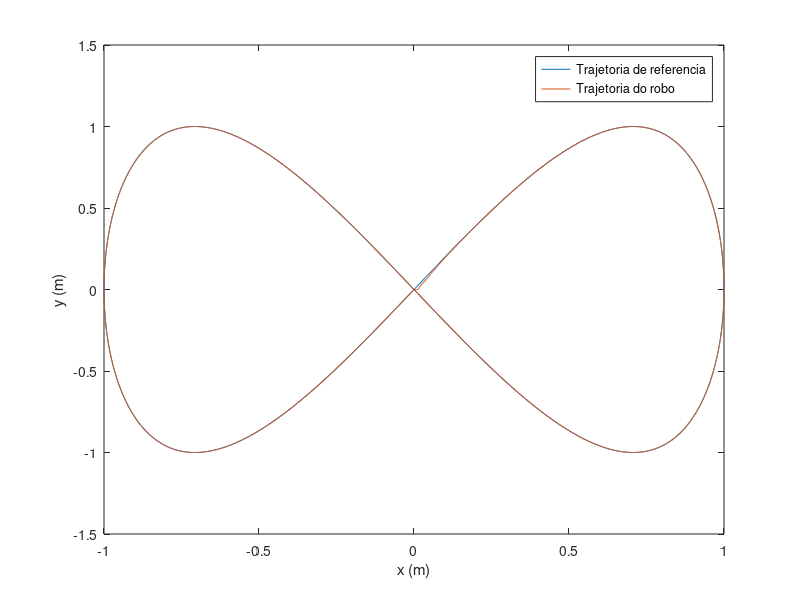
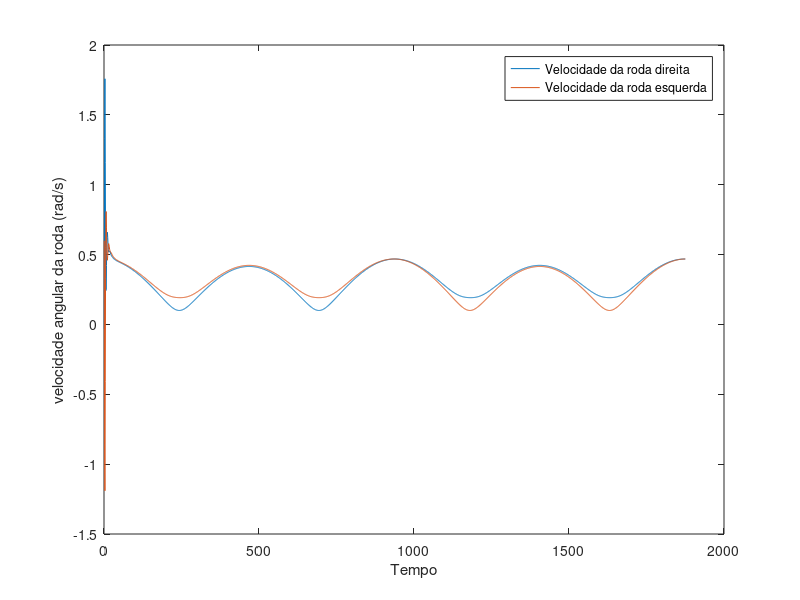

Write MATLAB code to recreate these figures, in order.
%clear

% Tempo de amostragem
Ts = 0.016; % tempo de loop do sistema da unball

% Tempo de simulacao
t = 0:Ts:30;

% Limite fisico robo
R = 0.03; %raio da roda = 3cm
L = 0.075; %distancia entre as rodas = 7.5cm
wrodas_lim = 1.2/R

% Media movel
beta = 1;
noise = 0.00; % Set to experiment with noise (e.g. 0.001)

% Trajetoria
ganho = 1;
freq = 2*pi/30;
traj = [ganho*sin(freq*t); ganho*sin(2*freq*t)];

% Definicao do sistema
G = [0 1 0 0;
     0 0 0 0;
     0 0 0 1;
     0 0 0 0];

H = [0 0;
     1 0;
     0 0;
     0 1];
 
C = [1 1 0 0];
 
discSys = c2d(ss(G,H,C,0), Ts);

real = 10;
im = 0;

% Calculo da matriz de ganho K
cont_poles = [-real + im*1i, -real - im*1i, -2*real + im*1i, -2*real - im*1i];
disc_poles = [pol2cart(im*Ts, abs(exp(-real*Ts)));
              pol2cart(-im*Ts, abs(exp(-real*Ts)));
              pol2cart(im*Ts, abs(exp(-2*real*Ts)));
              pol2cart(-im*Ts, abs(exp(-2*real*Ts)))];

Kc = place(G, H, cont_poles);
Kd = place(discSys.A, discSys.B, disc_poles)

% Condicao inicial
i_pose = [0, 0, 0];
i_vel = [0.5, 0.5];

% Set das variaveis do primeiro loop
x_pos = i_pose(1);
y_pos = i_pose(2);
theta = i_pose(3);
x_vel = i_vel(1);
y_vel = i_vel(2);

x_vel_ref_prev = x_vel;
y_vel_ref_prev = y_vel;

robot_x_pos = [];
robot_y_pos = [];

control_signal_v = [];
signal_wR = [];
signal_wL = [];

% Loop de simulacao
for k = 2:length(t)
    robot_x_pos = [robot_x_pos; x_pos];
    robot_y_pos = [robot_y_pos; y_pos];
    
    % Calculo das referencias por loop
    x_pos_ref = traj(1,k);
    y_pos_ref = traj(2,k);
    x_vel_ref  = (x_pos_ref - traj(1,k-1))/Ts;
    y_vel_ref  = (y_pos_ref - traj(2,k-1))/Ts;
    
    % Calculo dos estados (erros)
    z_e = [x_pos_ref - x_pos;
           x_vel_ref - x_vel;
           y_pos_ref - y_pos;
           y_vel_ref - y_vel];
      
    % Calculo das aceleraçoes de referencia
    x_a_ref = (x_vel_ref - x_vel_ref_prev)/Ts;
    y_a_ref = (y_vel_ref - y_vel_ref_prev)/Ts;
    
    
    % Lei de controle
    mid_u = Kd*z_e + [x_a_ref; y_a_ref];
    
    % Calculo da matriz F
    v = sqrt((x_vel)^2 + (y_vel)^2);
    F = [cos(theta) -v*sin(theta);
         sin(theta) v*cos(theta)]; 
    final_u = F^(-1)*mid_u;
    
    % Entrada no robo
    v = final_u(1)*Ts + v; % integra dv
    w = final_u(2);
    
    % Limite fisico do robo
    wR = (2*v + L*w)/2;
    wL = (2*v - L*w)/2;
        
    if wR > wrodas_lim
        wR = wrodas_lim;
    end
    
    if wL > wrodas_lim
        wL = wrodas_lim;
    end
   
    signal_wR = [signal_wR; wR];
    signal_wL = [signal_wL; wL];
    
    % transforma de volta da velocidade das rodas pro robô pra garantir veracidade do calculo
    v = (wR + wL)/2; 
    w = (wR - wL)/L;
    
    control_signal_v = [control_signal_v; v];
    
    robot_input = [v; w];
    robot_cinematic = [cos(theta) 0;
                       sin(theta) 0;
                                0 1];
    dout_robot = robot_cinematic * robot_input;
    dout_robot = (dout_robot + randn(3,1)*noise); % adicionando noise pra simular erro de amostragem
    
    % "Leitura" dos estados do robô (integrando a saída)
    out_robot = [x_pos + Ts*dout_robot(1);
                 y_pos + Ts*dout_robot(2);
                 theta + Ts*dout_robot(3)];
    out_robot = (out_robot + randn(3,1)*noise); % adicionando noise pra simular erro de amostragem

    
    x_vel = (dout_robot(1)*(1 + beta) + x_vel*(1 - beta))/2;
    y_vel = (dout_robot(2)*(1 + beta) + y_vel*(1 - beta))/2;
     
    x_pos = (out_robot(1)*(1 + beta) + x_pos*(1 - beta))/2;
    y_pos = (out_robot(2)*(1 + beta) + y_pos*(1 - beta))/2;
    theta = (out_robot(3)*(1 + beta) + theta*(1 - beta))/2;
    
    x_vel_ref_prev = x_vel_ref;
    y_vel_ref_prev = y_vel_ref;
    
end

figure
plot(traj(1,:), traj(2,:));
hold on
plot(robot_x_pos, robot_y_pos);
hold off
legend("Trajetoria de referencia", "Trajetoria do robo");
xlabel("x (m)")
ylabel("y (m)")

figure
plot(signal_wR)
hold on
plot(signal_wL)
hold off
legend("Velocidade da roda direita", "Velocidade da roda esquerda");
ylabel("velocidade angular da roda (rad/s)")
xlabel("Tempo")
